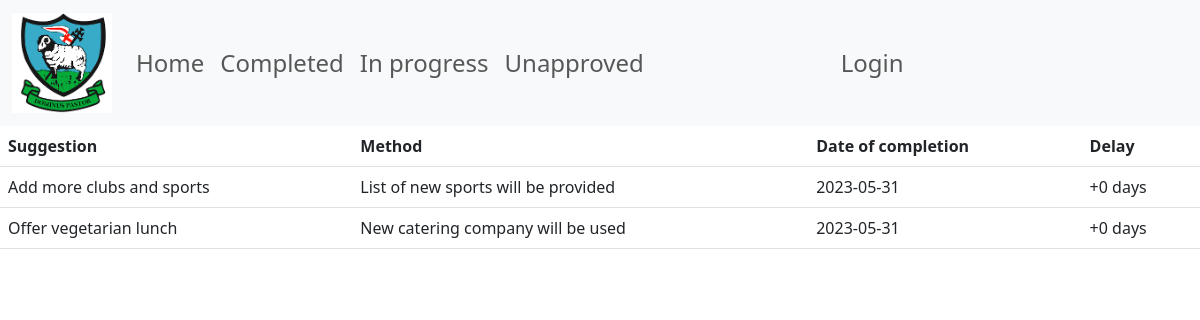
/inprogress, run on the app's committed database.
### tables this page shows
CREATE TABLE "Approved" (
	"ID"	INTEGER,
	"Suggestion"	TEXT NOT NULL,
	"Method"	TEXT NOT NULL,
	"DateCompleted"	TEXT NOT NULL,
	"Delay"	INTEGER NOT NULL DEFAULT 0,
	"Suggestionref"	INTEGER NOT NULL,
	PRIMARY KEY("ID"),
	FOREIGN KEY("Suggestionref") REFERENCES "Suggestions"("ID")
);

### app.py (the view)
@app.route("/inprogress")
def inprogress():
    with sqlite3.connect('suggestions.db') as con:
        cur = con.cursor()
        inprogress = cur.execute('SELECT Suggestion, Method, DateCompleted, Delay FROM Approved').fetchall()
    return render_template('progress.html', inprogress = inprogress)

### templates/progress.html (shortened to what this page needs)
{% extends 'guests.html' %}
{% block body %}
<table class="table">
    <thead>
      <tr>
        <th scope="col">Suggestion</th>
        <th scope="col">Method</th>
        <th scope="col">Date of completion</th>
        <th scope="col">Delay</th>
      </tr>
    </thead>
    <tbody>
      {% for progress in inprogress %}
      <tr>
        <td>{{ progress[0] }}</td>
        <td>{{ progress[1] }}</td>
        <td>{{ progress[2] }}</td>
        <td>+{{ progress[3] }} days</td>
      </tr>
      {% endfor %}
    </tbody>
  </table>
{% endblock %}

### static/site.css (style rules this page uses)
td { padding: 10px; }

### data on the page
Approved: Suggestion "Add more clubs and sports", Method "List of new sports will be provided", DateCompleted "2023-05-31", Delay "0"
Approved: Suggestion "Offer vegetarian lunch", Method "New catering company will be used", DateCompleted "2023-05-31", Delay "0"
